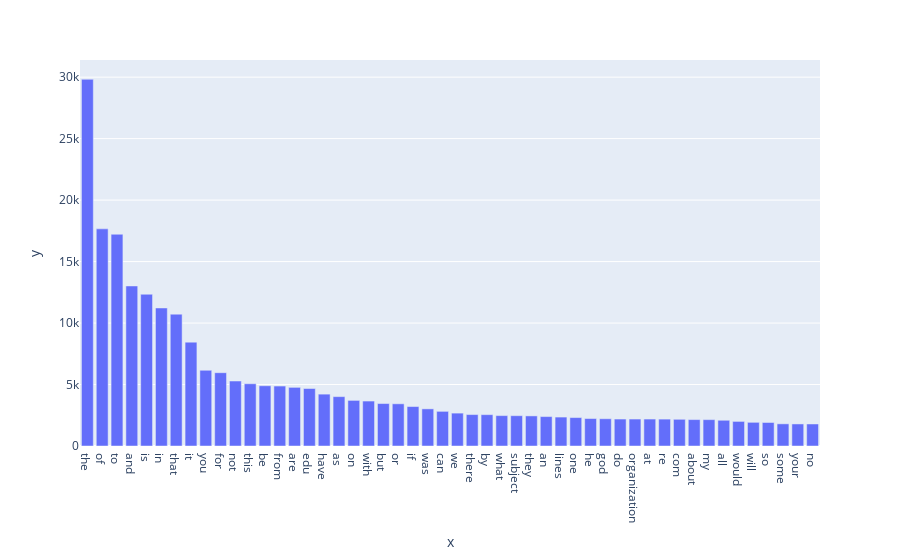

Notebook code cell kept with this figure:
### Markdown cell above
### >>> **Exercise 15 (take home):** 
Additionally, you can attempt to sort the terms on the `x-axis` by frequency instead of in alphabetical order. This way the visualization is more meaninfgul and you will be able to observe the so called [long tail](https://en.wikipedia.org/wiki/Long_tail) (get familiar with this term since it will appear a lot in data mining and other statistics courses). see picture below

![alt txt](https://upload.wikimedia.org/wikipedia/commons/thumb/8/8a/Long_tail.svg/1000px-Long_tail.svg.png)

### Code cell
def show_volc2(X_counts, cols):
    df_X_count = pd.DataFrame(X_counts.toarray(), columns=count_vect.get_feature_names_out())
    term_frequencies = df_X_count.sum().sort_values(ascending=False)
    fig = px.bar(x=term_frequencies.index[cols], y=term_frequencies[cols])
    fig.show()
# example
show_volc2(X_counts, slice(0, 50))

### Figure 1 — Plotly figure (JSON) as saved in the notebook; plotly's stock layout.template omitted (floating-point values rounded to 4 significant figures)
{"data": [{"alignmentgroup": "True", "hovertemplate": "x=%{x}<br>y=%{y}<extra></extra>", "legendgroup": "", "marker": {"color": "#636efa", "pattern": {"shape": ""}}, "name": "", "offsetgroup": "", "orientation": "v", "showlegend": false, "textposition": "auto", "type": "bar", "x": ["the", "of", "to", "and", "is", "in", "that", "it", "you", "for", "not", "this", "be", "from", "are", "edu", "have", "as", "on", "with", "but", "or", "if", "was", "can", "we", "there", "by", "what", "subject", "they", "an", "lines", "one", "he", "god", "do", "organization", "at", "re", "com", "about", "my", "all", "would", "will", "so", "some", "your", "no"], "xaxis": "x", "y": [29825, 17660, 17222, 13017, 12343, 11226, 10723, 8447, 6157, 5962, 5285, 5063, 4898, 4877, 4769, 4675, 4218, 4015, 3709, 3655, 3453, 3432, 3208, 3020, 2818, 2674, 2556, 2548, 2472, 2464, 2448, 2393, 2353, 2312, 2232, 2216, 2193, 2192, 2191, 2186, 2172, 2148, 2143, 2093, 2000, 1925, 1912, 1802, 1793, 1791], "yaxis": "y"}], "layout": {"barmode": "relative", "legend": {"tracegroupgap": 0}, "margin": {"t": 60}, "xaxis": {"anchor": "y", "domain": [0, 1], "title": {"text": "x"}}, "yaxis": {"anchor": "x", "domain": [0, 1], "title": {"text": "y"}}}}
